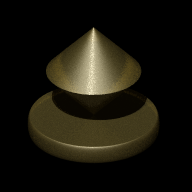

A 2D game scene composited from a Tiled map and its tileset images. What follows is a short description and the map's XML, with each tile layer's data collapsed to a summary:
An orthogonal 12x12 tile map with 16x16 px tiles, 1 tile layer (Calque de Tile 1).

<map version="1.0" orientation="orthogonal" renderorder="right-down" width="12" height="12" tilewidth="16" tileheight="16" nextobjectid="1">
 <tileset firstgid="1" name="pions" tilewidth="16" tileheight="16" tilecount="17375">
  <image source="pions.png" width="2000" height="2225" />
 </tileset>
 <layer name="Calque de Tile 1" width="12" height="12">
  <data>[144 cells, 68 non-empty, 67 distinct tile ids]</data>
 </layer>
</map>
